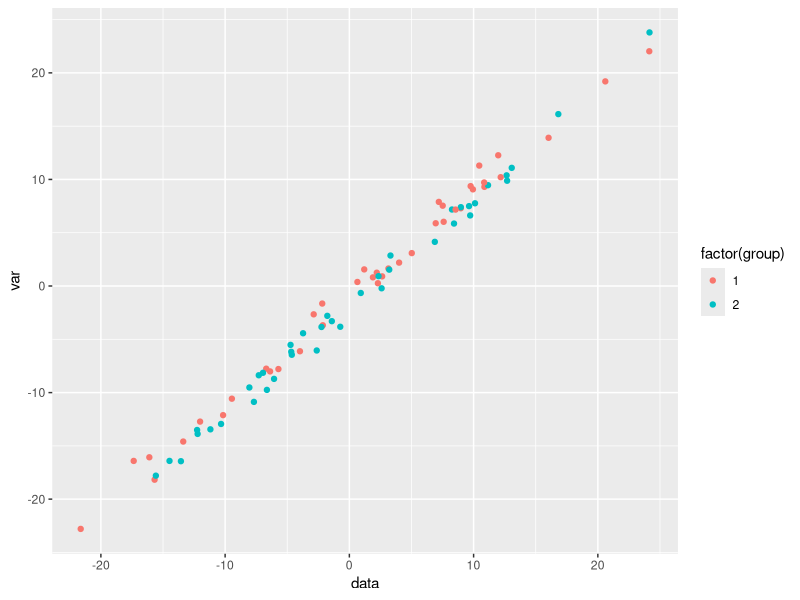

Source code (R):
## ---- chunk 1
knitr::opts_chunk$set(echo=TRUE, message=FALSE, warning=FALSE, fig.width=8, tidy=TRUE)
## ---- chunk 2
library(dplyr)
library(knitr)
library(broom)
library(ggplot2)
## ---- chunk 3
N = 40
df = tibble(group=rep(1:2,N), var=rnorm(2*N,0,10)) %>% mutate(data=rnorm(n(), group)+var)
df %>% head %>% kable
## ---- chunk 4
tt.o = t.test(subset(df, group==1)$data, subset(df, group==2)$data)
tt.o
## ---- chunk 5
library(broom)
lm(group ~ data + var, data=df) %>% tidy %>% kable
## ---- chunk 6
library(ggplot2)
ggplot(df, aes(x=data, y=var, colour=factor(group))) + geom_point()
